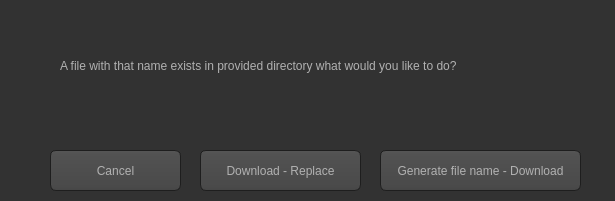
<?xml version="1.0" encoding="UTF-8"?>
<ui version="4.0">
 <class>Form</class>
 <widget class="QWidget" name="Form">
  <property name="geometry">
   <rect>
    <x>0</x>
    <y>0</y>
    <width>615</width>
    <height>201</height>
   </rect>
  </property>
  <property name="windowTitle">
   <string>Form</string>
  </property>
  <property name="styleSheet">
   <string notr="true">QToolTip
{
     border: 1px solid black;
     background-color: #ffa02f;
     padding: 1px;
     border-radius: 3px;
     opacity: 100;
}

QWidget
{
    color: #b1b1b1;
    background-color: #323232;
}

QTreeView, QListView
{
    background-color: silver;
    margin-left: 5px;
}

QWidget:item:hover
{
    background-color: QLinearGradient( x1: 0, y1: 0, x2: 0, y2: 1, stop: 0 #ffa02f, stop: 1 #ca0619);
    color: #000000;
}

QWidget:item:selected
{
    background-color: QLinearGradient( x1: 0, y1: 0, x2: 0, y2: 1, stop: 0 #ffa02f, stop: 1 #d7801a);
}

QMenuBar::item
{
    background: transparent;
}

QMenuBar::item:selected
{
    background: transparent;
    border: 1px solid #ffaa00;
}

QMenuBar::item:pressed
{
    background: #444;
    border: 1px solid #000;
    background-color: QLinearGradient(
        x1:0, y1:0,
        x2:0, y2:1,
        stop:1 #212121,
        stop:0.4 #343434/*,
        stop:0.2 #343434,
        stop:0.1 #ffaa00*/
    );
    margin-bottom:-1px;
    padding-bottom:1px;
}

QMenu
{
    border: 1px solid #000;
}

QMenu::item
{
    padding: 2px 20px 2px 20px;
}

QMenu::item:selected
{
    color: #000000;
}

QWidget:disabled
{
    color: #808080;
    background-color: #323232;
}

QAbstractItemView
{
    background-color: QLinearGradient( x1: 0, y1: 0, x2: 0, y2: 1, stop: 0 #4d4d4d, stop: 0.1 #646464, stop: 1 #5d5d5d);
}

QWidget:focus
{
    /*border: 1px solid darkgray;*/
}

QLineEdit
{
    background-color: QLinearGradient( x1: 0, y1: 0, x2: 0, y2: 1, stop: 0 #4d4d4d, stop: 0 #646464, stop: 1 #5d5d5d);
    padding: 1px;
    border-style: solid;
    border: 1px solid #1e1e1e;
    border-radius: 5;
}

QPushButton
{
    color: #b1b1b1;
    background-color: QLinearGradient( x1: 0, y1: 0, x2: 0, y2: 1, stop: 0 #565656, stop: 0.1 #525252, stop: 0.5 #4e4e4e, stop: 0.9 #4a4a4a, stop: 1 #464646);
    border-width: 1px;
    border-color: #1e1e1e;
    border-style: solid;
    border-radius: 6;
    padding: 3px;
    font-size: 12px;
    padding-left: 5px;
    padding-right: 5px;
    min-width: 40px;
}

QPushButton:pressed
{
    background-color: QLinearGradient( x1: 0, y1: 0, x2: 0, y2: 1, stop: 0 #2d2d2d, stop: 0.1 #2b2b2b, stop: 0.5 #292929, stop: 0.9 #282828, stop: 1 #252525);
}

QComboBox
{
    selection-background-color: #ffaa00;
    background-color: QLinearGradient( x1: 0, y1: 0, x2: 0, y2: 1, stop: 0 #565656, stop: 0.1 #525252, stop: 0.5 #4e4e4e, stop: 0.9 #4a4a4a, stop: 1 #464646);
    border-style: solid;
    border: 1px solid #1e1e1e;
    border-radius: 5;
}

QComboBox:hover,QPushButton:hover
{
    border: 2px solid QLinearGradient( x1: 0, y1: 0, x2: 0, y2: 1, stop: 0 #ffa02f, stop: 1 #d7801a);
}


QComboBox:on
{
    padding-top: 3px;
    padding-left: 4px;
    background-color: QLinearGradient( x1: 0, y1: 0, x2: 0, y2: 1, stop: 0 #2d2d2d, stop: 0.1 #2b2b2b, stop: 0.5 #292929, stop: 0.9 #282828, stop: 1 #252525);
    selection-background-color: #ffaa00;
}

QComboBox QAbstractItemView
{
    border: 2px solid darkgray;
    selection-background-color: QLinearGradient( x1: 0, y1: 0, x2: 0, y2: 1, stop: 0 #ffa02f, stop: 1 #d7801a);
}

QComboBox::drop-down
{
     subcontrol-origin: padding;
     subcontrol-position: top right;
     width: 15px;

     border-left-width: 0px;
     border-left-color: darkgray;
     border-left-style: solid; /* just a single line */
     border-top-right-radius: 3px; /* same radius as the QComboBox */
     border-bottom-right-radius: 3px;
 }

QComboBox::down-arrow
{
     image: url(:/dark_orange/img/down_arrow.png);
}

QGroupBox
{
    border: 1px solid darkgray;
    margin-top: 10px;
}

QGroupBox:focus
{
    border: 1px solid darkgray;
}

QTextEdit:focus
{
    border: 1px solid darkgray;
}

QScrollBar:horizontal {
     border: 1px solid #222222;
     background: QLinearGradient( x1: 0, y1: 0, x2: 0, y2: 1, stop: 0.0 #121212, stop: 0.2 #282828, stop: 1 #484848);
     height: 7px;
     margin: 0px 16px 0 16px;
}

QScrollBar::handle:horizontal
{
      background: QLinearGradient( x1: 0, y1: 0, x2: 1, y2: 0, stop: 0 #ffa02f, stop: 0.5 #d7801a, stop: 1 #ffa02f);
      min-height: 20px;
      border-radius: 2px;
}

QScrollBar::add-line:horizontal {
      border: 1px solid #1b1b19;
      border-radius: 2px;
      background: QLinearGradient( x1: 0, y1: 0, x2: 1, y2: 0, stop: 0 #ffa02f, stop: 1 #d7801a);
      width: 14px;
      subcontrol-position: right;
      subcontrol-origin: margin;
}

QScrollBar::sub-line:horizontal {
      border: 1px solid #1b1b19;
      border-radius: 2px;
      background: QLinearGradient( x1: 0, y1: 0, x2: 1, y2: 0, stop: 0 #ffa02f, stop: 1 #d7801a);
      width: 14px;
     subcontrol-position: left;
     subcontrol-origin: margin;
}

QScrollBar::right-arrow:horizontal, QScrollBar::left-arrow:horizontal
{
      border: 1px solid black;
      width: 1px;
      height: 1px;
      background: white;
}

QScrollBar::add-page:horizontal, QScrollBar::sub-page:horizontal
{
      background: none;
}

QScrollBar:vertical
{
      background: QLinearGradient( x1: 0, y1: 0, x2: 1, y2: 0, stop: 0.0 #121212, stop: 0.2 #282828, stop: 1 #484848);
      width: 7px;
      margin: 16px 0 16px 0;
      border: 1px solid #222222;
}

QScrollBar::handle:vertical
{
      background: QLinearGradient( x1: 0, y1: 0, x2: 0, y2: 1, stop: 0 #ffa02f, stop: 0.5 #d7801a, stop: 1 #ffa02f);
      min-height: 20px;
      border-radius: 2px;
}

QScrollBar::add-line:vertical
{
      border: 1px solid #1b1b19;
      border-radius: 2px;
      background: QLinearGradient( x1: 0, y1: 0, x2: 0, y2: 1, stop: 0 #ffa02f, stop: 1 #d7801a);
      height: 14px;
      subcontrol-position: bottom;
      subcontrol-origin: margin;
}

QScrollBar::sub-line:vertical
{
      border: 1px solid #1b1b19;
      border-radius: 2px;
      background: QLinearGradient( x1: 0, y1: 0, x2: 0, y2: 1, stop: 0 #d7801a, stop: 1 #ffa02f);
      height: 14px;
      subcontrol-position: top;
      subcontrol-origin: margin;
}

QScrollBar::up-arrow:vertical, QScrollBar::down-arrow:vertical
{
      border: 1px solid black;
      width: 1px;
      height: 1px;
      background: white;
}


QScrollBar::add-page:vertical, QScrollBar::sub-page:vertical
{
      background: none;
}

QTextEdit
{
    background-color: #242424;
}

QPlainTextEdit
{
    background-color: #242424;
}

QHeaderView::section
{
    background-color: QLinearGradient(x1:0, y1:0, x2:0, y2:1, stop:0 #616161, stop: 0.5 #505050, stop: 0.6 #434343, stop:1 #656565);
    color: white;
    padding-left: 4px;
    border: 1px solid #6c6c6c;
}

QCheckBox:disabled
{
color: #414141;
}

QDockWidget::title
{
    text-align: center;
    spacing: 3px; /* spacing between items in the tool bar */
    background-color: QLinearGradient(x1:0, y1:0, x2:0, y2:1, stop:0 #323232, stop: 0.5 #242424, stop:1 #323232);
}

QDockWidget::close-button, QDockWidget::float-button
{
    text-align: center;
    spacing: 1px; /* spacing between items in the tool bar */
    background-color: QLinearGradient(x1:0, y1:0, x2:0, y2:1, stop:0 #323232, stop: 0.5 #242424, stop:1 #323232);
}

QDockWidget::close-button:hover, QDockWidget::float-button:hover
{
    background: #242424;
}

QDockWidget::close-button:pressed, QDockWidget::float-button:pressed
{
    padding: 1px -1px -1px 1px;
}

QMainWindow::separator
{
    background-color: QLinearGradient(x1:0, y1:0, x2:0, y2:1, stop:0 #161616, stop: 0.5 #151515, stop: 0.6 #212121, stop:1 #343434);
    color: white;
    padding-left: 4px;
    border: 1px solid #4c4c4c;
    spacing: 3px; /* spacing between items in the tool bar */
}

QMainWindow::separator:hover
{

    background-color: QLinearGradient(x1:0, y1:0, x2:0, y2:1, stop:0 #d7801a, stop:0.5 #b56c17 stop:1 #ffa02f);
    color: white;
    padding-left: 4px;
    border: 1px solid #6c6c6c;
    spacing: 3px; /* spacing between items in the tool bar */
}

QToolBar::handle
{
     spacing: 3px; /* spacing between items in the tool bar */
     background: url(:/dark_orange/img/handle.png);
}

QMenu::separator
{
    height: 2px;
    background-color: QLinearGradient(x1:0, y1:0, x2:0, y2:1, stop:0 #161616, stop: 0.5 #151515, stop: 0.6 #212121, stop:1 #343434);
    color: white;
    padding-left: 4px;
    margin-left: 10px;
    margin-right: 5px;
}

QProgressBar
{
    border: 2px solid grey;
    border-radius: 5px;
    text-align: center;
}

QProgressBar::chunk
{
    background-color: #d7801a;
    width: 2.15px;
    margin: 0.5px;
}

QTabBar::tab {
    color: #b1b1b1;
    border: 1px solid #444;
    border-bottom-style: none;
    background-color: #323232;
    padding-left: 10px;
    padding-right: 10px;
    padding-top: 3px;
    padding-bottom: 2px;
    margin-right: -1px;
}

QTabWidget::pane {
    border: 1px solid #444;
    top: 1px;
}

QTabBar::tab:last
{
    margin-right: 0; /* the last selected tab has nothing to overlap with on the right */
    border-top-right-radius: 3px;
}

QTabBar::tab:first:!selected
{
 margin-left: 0px; /* the last selected tab has nothing to overlap with on the right */


    border-top-left-radius: 3px;
}

QTabBar::tab:!selected
{
    color: #b1b1b1;
    border-bottom-style: solid;
    margin-top: 3px;
    background-color: QLinearGradient(x1:0, y1:0, x2:0, y2:1, stop:1 #212121, stop:.4 #343434);
}

QTabBar::tab:selected
{
    border-top-left-radius: 3px;
    border-top-right-radius: 3px;
    margin-bottom: 0px;
}

QTabBar::tab:!selected:hover
{
    /*border-top: 2px solid #ffaa00;
    padding-bottom: 3px;*/
    border-top-left-radius: 3px;
    border-top-right-radius: 3px;
    background-color: QLinearGradient(x1:0, y1:0, x2:0, y2:1, stop:1 #212121, stop:0.4 #343434, stop:0.2 #343434, stop:0.1 #ffaa00);
}

QRadioButton::indicator:checked, QRadioButton::indicator:unchecked{
    color: #b1b1b1;
    background-color: #323232;
    border: 1px solid #b1b1b1;
    border-radius: 6px;
}

QRadioButton::indicator:checked
{
    background-color: qradialgradient(
        cx: 0.5, cy: 0.5,
        fx: 0.5, fy: 0.5,
        radius: 1.0,
        stop: 0.25 #ffaa00,
        stop: 0.3 #323232
    );
}

QCheckBox::indicator{
    color: #b1b1b1;
    background-color: #323232;
    border: 1px solid #b1b1b1;
    width: 9px;
    height: 9px;
}

QRadioButton::indicator
{
    border-radius: 6px;
}

QRadioButton::indicator:hover, QCheckBox::indicator:hover
{
    border: 1px solid #ffaa00;
}

QCheckBox::indicator:checked
{
    image:url(:/dark_orange/img/checkbox.png);
}

QCheckBox::indicator:disabled, QRadioButton::indicator:disabled
{
    border: 1px solid #444;
}


QSlider::groove:horizontal {
    border: 1px solid #3A3939;
    height: 8px;
    background: #201F1F;
    margin: 2px 0;
    border-radius: 2px;
}

QSlider::handle:horizontal {
    background: QLinearGradient( x1: 0, y1: 0, x2: 0, y2: 1,
      stop: 0.0 silver, stop: 0.2 #a8a8a8, stop: 1 #727272);
    border: 1px solid #3A3939;
    width: 14px;
    height: 14px;
    margin: -4px 0;
    border-radius: 2px;
}

QSlider::groove:vertical {
    border: 1px solid #3A3939;
    width: 8px;
    background: #201F1F;
    margin: 0 0px;
    border-radius: 2px;
}

QSlider::handle:vertical {
    background: QLinearGradient( x1: 0, y1: 0, x2: 0, y2: 1, stop: 0.0 silver,
      stop: 0.2 #a8a8a8, stop: 1 #727272);
    border: 1px solid #3A3939;
    width: 14px;
    height: 14px;
    margin: 0 -4px;
    border-radius: 2px;
}

QAbstractSpinBox {
    padding-top: 2px;
    padding-bottom: 2px;
    border: 1px solid darkgray;

    border-radius: 2px;
    min-width: 50px;
}
</string>
  </property>
  <widget class="QLabel" name="label">
   <property name="geometry">
    <rect>
     <x>60</x>
     <y>20</y>
     <width>521</width>
     <height>91</height>
    </rect>
   </property>
   <property name="text">
    <string>A file with that name exists in provided directory what would you like to do?</string>
   </property>
  </widget>
  <widget class="QPushButton" name="DownloadButton">
   <property name="geometry">
    <rect>
     <x>50</x>
     <y>150</y>
     <width>131</width>
     <height>41</height>
    </rect>
   </property>
   <property name="toolTip">
    <string>&lt;html&gt;&lt;head/&gt;&lt;body&gt;&lt;p&gt;Press to start the download.&lt;/p&gt;&lt;/body&gt;&lt;/html&gt;</string>
   </property>
   <property name="styleSheet">
    <string notr="true"/>
   </property>
   <property name="text">
    <string>Cancel</string>
   </property>
  </widget>
  <widget class="QPushButton" name="DownloadButton_2">
   <property name="geometry">
    <rect>
     <x>200</x>
     <y>150</y>
     <width>161</width>
     <height>41</height>
    </rect>
   </property>
   <property name="toolTip">
    <string>&lt;html&gt;&lt;head/&gt;&lt;body&gt;&lt;p&gt;Press to start the download.&lt;/p&gt;&lt;/body&gt;&lt;/html&gt;</string>
   </property>
   <property name="styleSheet">
    <string notr="true"/>
   </property>
   <property name="text">
    <string>Download - Replace</string>
   </property>
  </widget>
  <widget class="QPushButton" name="DownloadButton_3">
   <property name="geometry">
    <rect>
     <x>380</x>
     <y>150</y>
     <width>201</width>
     <height>41</height>
    </rect>
   </property>
   <property name="toolTip">
    <string>&lt;html&gt;&lt;head/&gt;&lt;body&gt;&lt;p&gt;Press to start the download.&lt;/p&gt;&lt;/body&gt;&lt;/html&gt;</string>
   </property>
   <property name="styleSheet">
    <string notr="true"/>
   </property>
   <property name="text">
    <string>Generate file name - Download</string>
   </property>
  </widget>
 </widget>
 <resources/>
 <connections/>
</ui>
